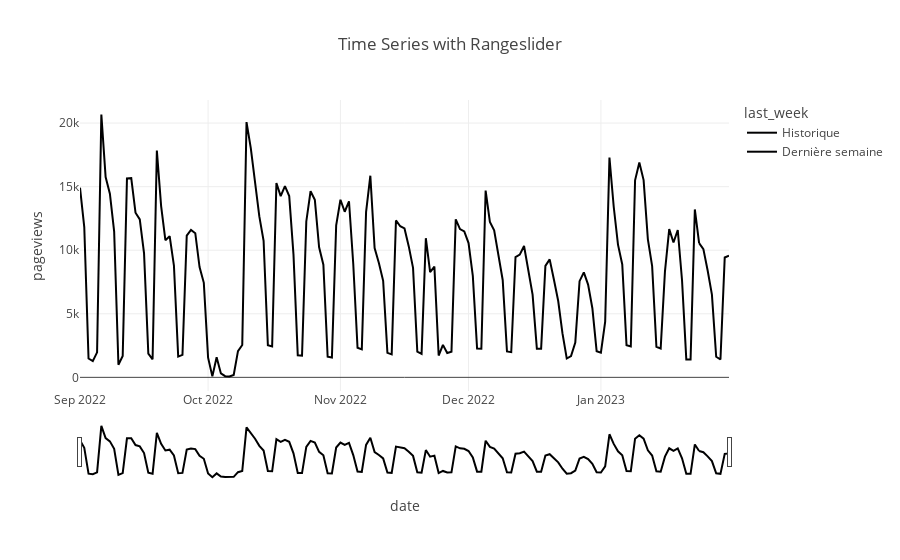

Write notebook code for a chart like this one.
### Code cell
import plotly.express as px
import pandas as pd

#df = pd.read_csv('https://raw.githubusercontent.com/plotly/datasets/master/finance-charts-apple.csv')

fig = px.line(df, x='date', y='pageviews', color ="last_week",title='Time Series with Rangeslider')
fig.update_xaxes(rangeslider_visible=True)
fig.show()

### Figure 1 — Plotly figure (JSON) as saved in the notebook; plotly's stock layout.template omitted (floating-point values rounded to 4 significant figures; data arrays with more than 128 entries replaced by an {"elided": "..."} marker saying what was removed)
{"data": [{"hovertemplate": "last_week=Historique<br>date=%{x}<br>pageviews=%{y}<extra></extra>", "legendgroup": "Historique", "line": {"color": "#000001", "dash": "solid"}, "marker": {"symbol": "circle"}, "mode": "lines", "name": "Historique", "orientation": "v", "showlegend": true, "type": "scatter", "x": {"elided": "146 str values"}, "xaxis": "x", "y": {"elided": "146 int values"}, "yaxis": "y"}, {"hovertemplate": "last_week=Dernière semaine<br>date=%{x}<br>pageviews=%{y}<extra></extra>", "legendgroup": "Dernière semaine", "line": {"color": "#000002", "dash": "solid"}, "marker": {"symbol": "circle"}, "mode": "lines", "name": "Dernière semaine", "orientation": "v", "showlegend": true, "type": "scatter", "x": ["2023-01-24T00:00:00", "2023-01-25T00:00:00", "2023-01-26T00:00:00", "2023-01-27T00:00:00", "2023-01-28T00:00:00", "2023-01-29T00:00:00", "2023-01-30T00:00:00", "2023-01-31T00:00:00"], "xaxis": "x", "y": [10564, 10091, 8404, 6511, 1623, 1402, 9427, 9565], "yaxis": "y"}], "layout": {"legend": {"title": {"text": "last_week"}, "tracegroupgap": 0}, "title": {"text": "Time Series with Rangeslider"}, "xaxis": {"anchor": "y", "domain": [0, 1], "rangeslider": {"visible": true}, "title": {"text": "date"}}, "yaxis": {"anchor": "x", "domain": [0, 1], "title": {"text": "pageviews"}}}}
